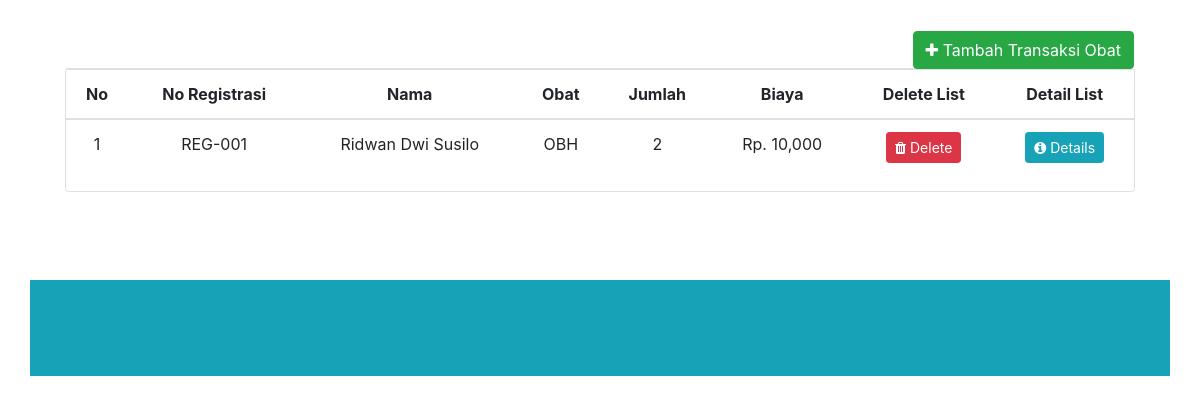
/index.php/admin/transaksiobat, run on the app's committed database.
### tables this page shows
CREATE TABLE `data_pasien` (
  `id_pasien` int(11) NOT NULL,
  `reg` varchar(250) NOT NULL,
  `nama` varchar(250) NOT NULL,
  `umur` varchar(250) NOT NULL,
  `alamat` text NOT NULL,
  `suami` varchar(250) NOT NULL,
  `pekerjaan` varchar(250) NOT NULL,
  `pendidikan` varchar(250) NOT NULL
);

CREATE TABLE `data_obat` (
  `id_obat` int(11) NOT NULL,
  `kode_obat` varchar(250) NOT NULL,
  `nama` varchar(250) NOT NULL,
  `stok` int(250) NOT NULL,
  `harga` int(250) NOT NULL
);

CREATE TABLE `data_transaksi_obat` (
  `id_transaksi_obat` int(11) NOT NULL,
  `reg` varchar(250) NOT NULL,
  `id_obat` int(11) NOT NULL,
  `biaya` int(11) NOT NULL,
  `jumlah` int(250) NOT NULL
);

### application/controllers/admin/Transaksiobat.php (called while the page is built, shortened)
<?php
class Transaksiobat extends CI_Controller {
    public function index(){
            $data['data_obat']=$this->db->query('select * from data_obat where stok between 1 and 10');
            $data['data_obat']=$data['data_obat']->num_rows();
    $data['pasien'] = $this->m_crud->tampil_data('data_pasien')->result();
    $data['obat'] = $this->m_crud->tampil_data('data_obat')->result();
    $data['transaksi_obat'] = $this->db->query("select id_transaksi_obat,jumlah, data_pasien.reg, data_pasien.nama as nama_pasien, data_obat.nama as nama_obat, data_transaksi_obat.biaya from data_pasien join data_transaksi_obat on data_pasien.reg=data_transaksi_obat.reg join data_obat on data_obat.id_obat=data_transaksi_obat.id_obat")->result();
    $this->load->view('admin/transaksiobat/v_transaksi_obat',$data);
      }
}

### index.php (called while the page is built, shortened)
<?php
require_once BASEPATH.'core/CodeIgniter.php';

### application/views/admin/transaksiobat/v_transaksi_obat.php (the view, shortened to what this page needs)
<body>
<main>
<div class="container my-5">
       <div class="card-body text-center">
    <div><?php echo $this->session->flashdata('msg'); ?>
    <div class="card">
        <button id="add__new__list" type="button" class="btn btn-success position-absolute" data-toggle="modal" data-target=".bd-example-modal-lg"><i class="fa fa-plus"></i> Tambah Transaksi Obat</button>
        <table class="table table-hover">
            <thead>
              <tr>
                <th scope="col">No</th>
                <th scope="col">No Registrasi </th>
                <th scope="col">Nama </th>
                <th scope="col">Obat</th>
                <th scope="col">Jumlah</th>
                <th scpe="col">Biaya</th>
                <th scope="col">Delete List</th>
                <th scope="col">Detail List</th>
              </tr>
            </thead>
            <tbody>
            <?php if (empty($transaksi_obat)) { ?>
                <tr>
                      <td colspan="8">Data Belum Ada</td>
                </tr>
            <?php
                } else {
                    $no = 0;
                    foreach ($transaksi_obat as $rowtransaksi_obat) {
                            $no++;
            ?>
                <tr>
                   <td><?php echo $no ?></td>
                   <td><?php echo $rowtransaksi_obat->reg ?></td>
                    <td><?php echo $rowtransaksi_obat->nama_pasien ?></td>
                    <td><?php echo $rowtransaksi_obat->nama_obat ?></td>
                    <td><?php echo $rowtransaksi_obat->jumlah ?></td>
                    <td><?php echo "Rp. ".number_format($rowtransaksi_obat->biaya) ?></td>
                    <td>
                    <a class="btn btn-sm btn-danger" href="<?php echo base_url() ?>index.php/admin/transaksiobat/hapus/<?php echo $rowtransaksi_obat->id_transaksi_obat ?>"><i class="fa fa-trash"></i> Delete</a>
                    </td>
                    <td><a class="btn btn-sm btn-info" href="<?php echo base_url() ?>index.php/admin/transaksiobat/detail/<?php echo $rowtransaksi_obat->id_transaksi_obat?>"><i class="fa fa-info-circle"></i> Details</a> </td>
                </tr>
                <?php }} ?>
            </tbody>
          </table>
    </div>
</main>

### application/views/admin/sniphets/header.php (style rules this page uses)
body { background-image:url(); background-size: 100%; }
#add__new__list { top: -38px; right: 0px; }

### data on the page
data_pasien: reg "REG-001", nama "Ridwan Dwi Susilo", data_obat.nama "OBH", data_transaksi_obat.jumlah "2", data_transaksi_obat.biaya "10,000"
